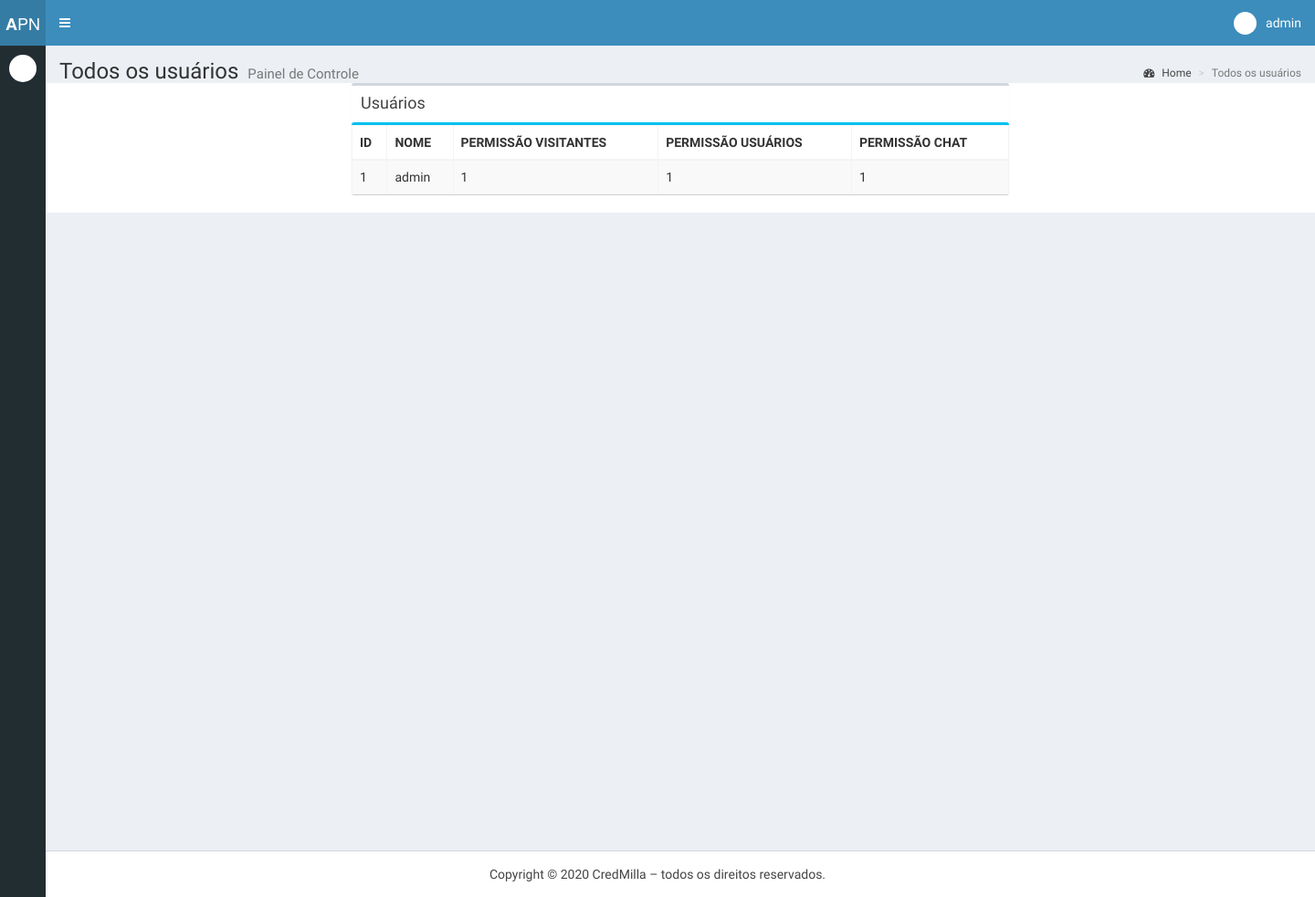
The page /allUser.php (signed in) on the database its author committed.
### tables this page shows
CREATE TABLE `supportlogin` (
  `id` int(11) NOT NULL,
  `name` varchar(100) NOT NULL,
  `email` varchar(100) NOT NULL,
  `login` varchar(100) NOT NULL,
  `password` text NOT NULL,
  `online` tinyint(1) NOT NULL,
  `permissionsVisitors` tinyint(1) NOT NULL DEFAULT 0,
  `permissionsUsers` tinyint(1) NOT NULL DEFAULT 0,
  `permissionsChat` tinyint(1) NOT NULL DEFAULT 0,
  `currentRoom` text NOT NULL,
  `nameCurrentClient` varchar(100) NOT NULL
);

### src/classes/DataBase.php (called while the page is built, shortened)
<?php
class DataBase
{
    private $hostname = 'localhost';
    private $user = 'root';
    private $password = '';
    private $dbname = 'credmilla_db';
    private $pdo;
    public function Connect()
    {
        $dsn = 'mysql:dbname=' . $this->dbname . ';host=' . $this->hostname;
        try {
            $this->pdo = new PDO($dsn, $this->user, $this->password);
            $this->pdo->setAttribute(PDO::ATTR_DEFAULT_FETCH_MODE, PDO::FETCH_OBJ);
            $this->pdo->setAttribute(PDO::ATTR_ERRMODE, PDO::ERRMODE_EXCEPTION);
            $this->pdo->setAttribute(PDO::ATTR_EMULATE_PREPARES, false);
        } catch (PDOException $th) {
            throw new Exception( $th->getMessage());
        }
    }
    public function FetchAllData($sql, $props)
    {
        try {
            $stmt = $this->pdo->prepare($sql);
            $stmt->execute($props);
            return $stmt->fetchAll();
        } catch (PDOException $th) {
            echo $th->getMessage();
            die();
        }
    }
}

### allUser.php (the view, shortened to what this page needs)
<!DOCTYPE html>
<head>
  <link rel="stylesheet" href="bootstrap/css/bootstrap.min.css">
  <link rel="stylesheet" href="https://cdnjs.cloudflare.com/ajax/libs/font-awesome/4.5.0/css/font-awesome.min.css">
  <link rel="stylesheet" href="https://cdnjs.cloudflare.com/ajax/libs/ionicons/2.0.1/css/ionicons.min.css">
  <link rel="stylesheet" href="dist/css/AdminLTE.min.css">
  <link rel="stylesheet" href="dist/css/skins/_all-skins.min.css">
  <link rel="stylesheet" href="plugins/bootstrap-wysihtml5/bootstrap3-wysihtml5.min.css">
  <link rel="stylesheet" href="./css/custom.css.admin.css">
</head>
<body class="hold-transition skin-blue sidebar-mini sidebar-collapse">
  <header class="main-header">
    <a href="adminPage.php" class="logo">
      <span class="logo-mini"><b>A</b>PN</span>
    </a>
    <nav class="navbar navbar-static-top">
      <a href="#" class="sidebar-toggle" data-toggle="offcanvas" role="button">
      </a>
      <div class="navbar-custom-menu">
        <ul class="nav navbar-nav">
          <li class="dropdown user user-menu">
            <a href="#" class="dropdown-toggle" data-toggle="dropdown">
              <img src="dist/img/user2-160x160.jpg" class="user-image" alt="User Image">
              <span class="hidden-xs"><?php echo $_SESSION['login']; ?></span>
            </a>
          </li>
        </ul>
      </div>
    </nav>
  </header>
  <aside class="main-sidebar">
    <section class="sidebar">
      <div class="user-panel">
        <div class="pull-left image">
          <img src="dist/img/user2-160x160.jpg" class="img-circle" alt="User Image">
        </div>
      </div>
  </aside>
  <div class="content-wrapper">
    <section class="content-header">
      <h1>
        Todos os usuários
        <small>Painel de Controle</small>
      </h1>
      <ol class="breadcrumb">
        <li><a href="./adminPage.php"><i class="fa fa-dashboard"></i> Home</a></li>
        <li class="active">Todos os usuários</li>
      </ol>
    </section>
    <section class="content-form-custom">
      <div class="row">
        <div class="col-xs-12">
          <div class="box">
            <div class="box-header">
              <h3 class="box-title">Usuários</h3>
            </div>
            <div class="box box-info">
              <table id="example1" class="table table-bordered table-striped user-delete-table">
                <thead>
                  <tr>
                    <th>ID</th>
                    <th>NOME</th>
                    <th>PERMISSÃO VISITANTES</th>
                    <th>PERMISSÃO USUÁRIOS</th>
                    <th>PERMISSÃO CHAT</th>
                  </tr>
                </thead>
                <tbody>
                  <?php
                    require_once('./src/classes/DataBase.php');
                    $db = new DataBase();
                    $res = $db->FetchAllData("SELECT * FROM supportlogin ORDER by name DESC", []);
                    if(true){
                      foreach($res as $r){
                        echo "<tr>
                        <td>$r->id</td>
                        <td>$r->name
                        </td>
                        <td>$r->permissionsVisitors</td>
                        <td>$r->permissionsUsers</td>
                        <td>$r->permissionsChat</td>
                      </tr>
                        ";
                      }
                    }
                  ?>
                </tbody>
              </table>
            </div>
          </div>
        </div>
      </div>
    </section>
  </div>
  <footer class="main-footer">
    Copyright © 2020 CredMilla – todos os direitos reservados.
  </footer>
</body>
</html>

### css/custom.css.admin.css (style rules this page uses)
.content-form-custom { display: flex; align-items: center; justify-content: center; flex-direction: column; background-color: white; }
.user-delete-table { min-width: 50vw !important; }

### rows shown on the page
supportlogin: id "1", name "admin", permissionsVisitors "1", permissionsUsers "1", permissionsChat "1"

### other values the page prints
$_SESSION['login'] "admin"
